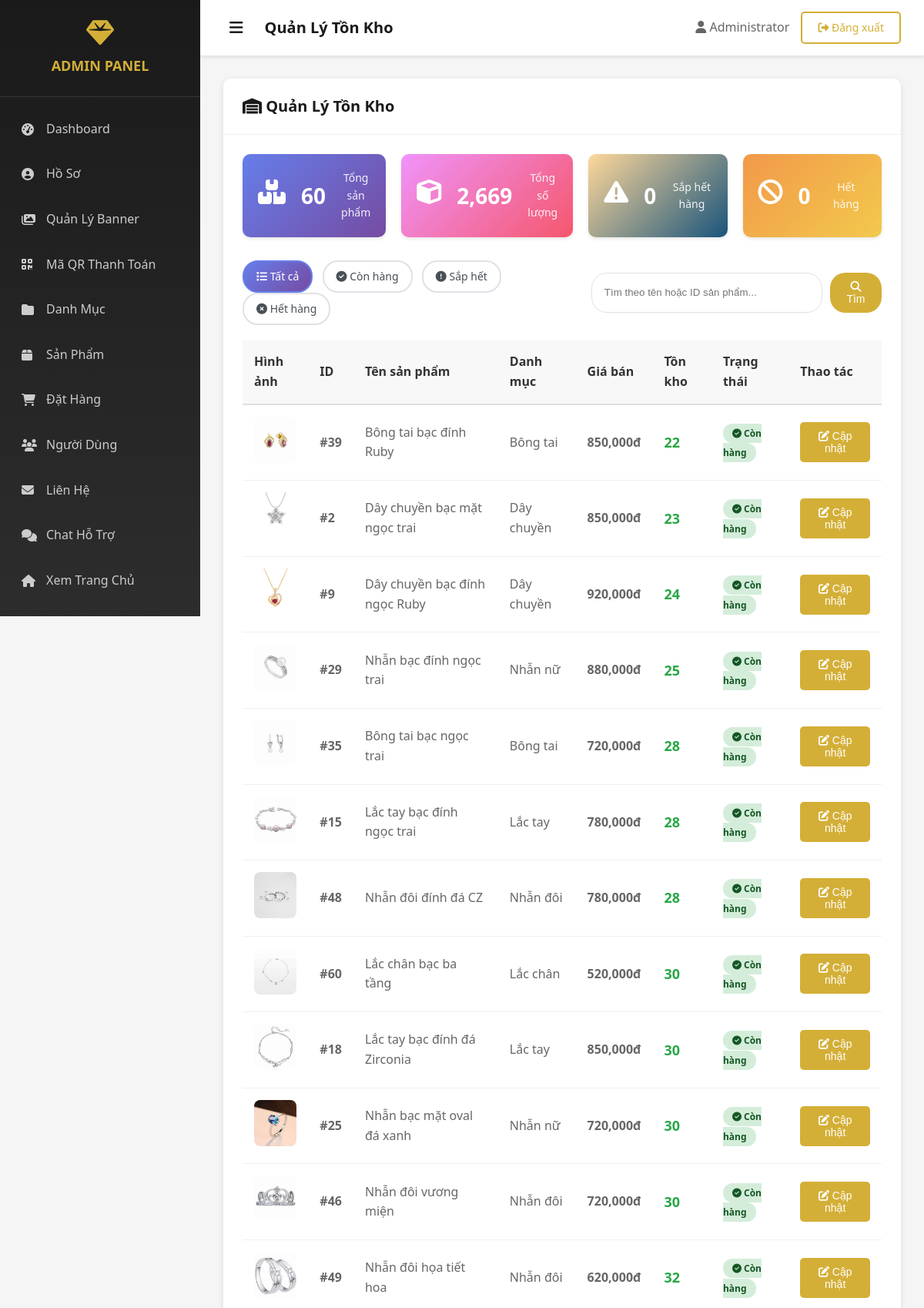
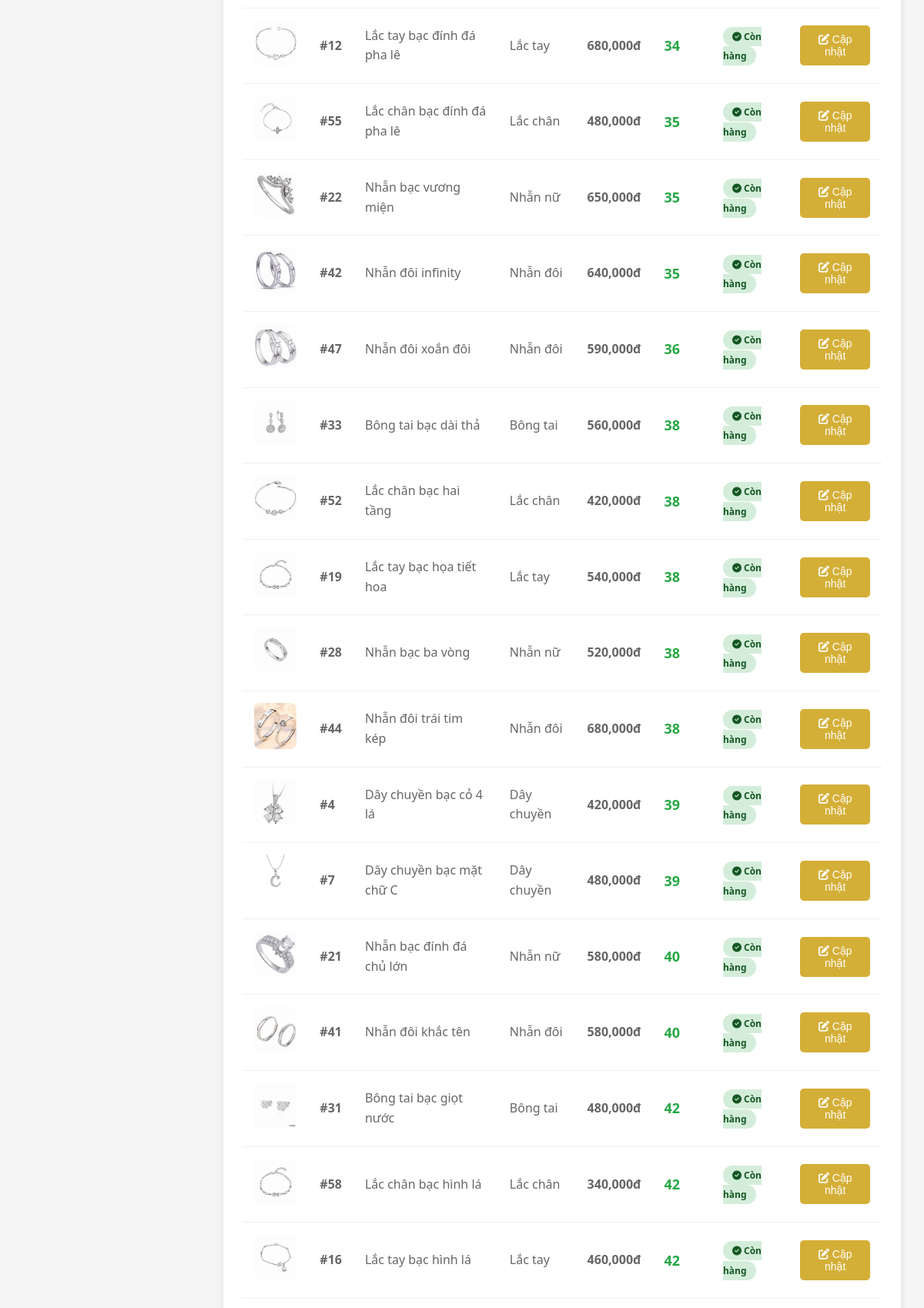
The page /admin/inventory.php (signed in, upper part) on the database its author committed (2 pictures, top to bottom).
### tables this page shows
CREATE TABLE `products` (
  `id` int(11) NOT NULL,
  `category_id` int(11) NOT NULL,
  `name` varchar(255) NOT NULL,
  `slug` varchar(255) NOT NULL,
  `description` text DEFAULT NULL,
  `price` decimal(10,2) NOT NULL,
  `sale_price` decimal(10,2) DEFAULT NULL,
  `image` varchar(255) DEFAULT NULL,
  `images` text DEFAULT NULL,
  `quantity` int(11) DEFAULT 0,
  `weight` decimal(8,2) DEFAULT NULL,
  `material` varchar(100) DEFAULT NULL,
  `is_new` tinyint(1) DEFAULT 0,
  `is_featured` tinyint(1) DEFAULT 0,
  `status` tinyint(1) DEFAULT 1,
  `views` int(11) DEFAULT 0,
  `created_at` timestamp NOT NULL DEFAULT current_timestamp(),
  `updated_at` timestamp NOT NULL DEFAULT current_timestamp() ON UPDATE current_timestamp()
);

CREATE TABLE `categories` (
  `id` int(11) NOT NULL,
  `name` varchar(100) NOT NULL,
  `slug` varchar(100) NOT NULL,
  `description` text DEFAULT NULL,
  `image` varchar(255) DEFAULT NULL,
  `status` tinyint(1) DEFAULT 1,
  `created_at` timestamp NOT NULL DEFAULT current_timestamp(),
  `updated_at` timestamp NOT NULL DEFAULT current_timestamp() ON UPDATE current_timestamp()
);

### admin/inventory.php (the view, shortened to what this page needs)
<?php
require_once 'check_admin.php';
$search = isset($_GET['search']) ? mysqli_real_escape_string($conn, $_GET['search']) : '';
$filter = isset($_GET['filter']) ? $_GET['filter'] : 'all';
$where = "WHERE 1=1";
$sql = "SELECT p.*, c.name as category_name
        FROM products p
        LEFT JOIN categories c ON p.category_id = c.id
        $where
        ORDER BY p.quantity ASC, p.name ASC";
$products = mysqli_query($conn, $sql);
$stats_sql = "SELECT
              COUNT(*) as total_products,
              SUM(quantity) as total_quantity,
              SUM(CASE WHEN quantity = 0 THEN 1 ELSE 0 END) as out_of_stock,
              SUM(CASE WHEN quantity < 10 THEN 1 ELSE 0 END) as low_stock
              FROM products";
$stats_result = mysqli_query($conn, $stats_sql);
$stats = mysqli_fetch_assoc($stats_result);
include 'includes/header.php';
?>
<div class="admin-card">
    <div class="admin-card-header">
        <h3><i class="fas fa-warehouse"></i> Quản Lý Tồn Kho</h3>
    </div>
    <div class="admin-card-body">
        <div style="display: grid; grid-template-columns: repeat(4, 1fr); gap: 20px; margin-bottom: 30px;">
            <div class="stat-card" style="background: linear-gradient(135deg, #667eea, #764ba2); color: white;">
                <i class="fas fa-boxes"></i>
                <h3><?php echo number_format($stats['total_products']); ?></h3>
                <p style="color: rgba(255,255,255,0.9);">Tổng sản phẩm</p>
            </div>
            <div class="stat-card" style="background: linear-gradient(135deg, #f093fb, #f5576c); color: white;">
                <i class="fas fa-cube"></i>
                <h3><?php echo number_format($stats['total_quantity']); ?></h3>
                <p style="color: rgba(255,255,255,0.9);">Tổng số lượng</p>
            </div>
            <div class="stat-card" style="background: linear-gradient(135deg, #ffd89b, #19547b); color: white;">
                <i class="fas fa-exclamation-triangle"></i>
                <h3><?php echo number_format($stats['low_stock']); ?></h3>
                <p style="color: rgba(255,255,255,0.9);">Sắp hết hàng</p>
            </div>
            <div class="stat-card" style="background: linear-gradient(135deg, #f2994a, #f2c94c); color: white;">
                <i class="fas fa-ban"></i>
                <h3><?php echo number_format($stats['out_of_stock']); ?></h3>
                <p style="color: rgba(255,255,255,0.9);">Hết hàng</p>
            </div>
        </div>
        <div style="display: flex; justify-content: space-between; align-items: center; margin-bottom: 20px;">
            <div>
                <a href="inventory.php?filter=all" class="filter-btn <?php echo $filter == 'all' ? 'active' : ''; ?>">
                    <i class="fas fa-list"></i> Tất cả
                </a>
                <a href="inventory.php?filter=high" class="filter-btn <?php echo $filter == 'high' ? 'active' : ''; ?>">
                    <i class="fas fa-check-circle"></i> Còn hàng
                </a>
                <a href="inventory.php?filter=low" class="filter-btn <?php echo $filter == 'low' ? 'active' : ''; ?>">
                    <i class="fas fa-exclamation-circle"></i> Sắp hết
                </a>
                <a href="inventory.php?filter=out" class="filter-btn <?php echo $filter == 'out' ? 'active' : ''; ?>">
                    <i class="fas fa-times-circle"></i> Hết hàng
                </a>
            </div>
            <form method="GET" style="display: flex; gap: 10px;">
                <input type="text" name="search" placeholder="Tìm theo tên hoặc ID sản phẩm..."
                       value="<?php echo htmlspecialchars($search); ?>"
                       style="padding: 8px 16px; border: 1px solid #dee2e6; border-radius: 20px; width: 300px;">
                <button type="submit" class="btn btn-primary" style="border-radius: 20px;">
                    <i class="fas fa-search"></i> Tìm
                </button>
            </form>
        </div>
        <div class="table-responsive">
            <table class="admin-table">
                <thead>
                    <tr>
                        <th>Hình ảnh</th>
                        <th>ID</th>
                        <th>Tên sản phẩm</th>
                        <th>Danh mục</th>
                        <th>Giá bán</th>
                        <th>Tồn kho</th>
                        <th>Trạng thái</th>
                        <th>Thao tác</th>
                    </tr>
                </thead>
                <tbody>
                    <?php if (mysqli_num_rows($products) > 0): ?>
                        <?php while($product = mysqli_fetch_assoc($products)): ?>
                        <tr>
                            <td>
                                <img src="../assets/images/products/<?php echo $product['image']; ?>"
                                     alt="<?php echo htmlspecialchars($product['name']); ?>"
                                     style="width: 60px; height: 60px; object-fit: cover; border-radius: 8px;">
                            </td>
                            <td><strong>#<?php echo $product['id']; ?></strong></td>
                            <td><?php echo htmlspecialchars($product['name']); ?></td>
                            <td><?php echo $product['category_name']; ?></td>
                            <td><strong><?php echo number_format($product['price']); ?>đ</strong></td>
                            <td>
                                <strong style="font-size: 18px; color: <?php
                                    echo $product['quantity'] == 0 ? '#dc3545' :
                                        ($product['quantity'] < 10 ? '#ffc107' : '#28a745');
                                ?>;">
                                    <?php echo $product['quantity']; ?>
                                </strong>
                            </td>
                            <td>
                                <?php if ($product['quantity'] == 0): ?>
                                    <span class="status-badge status-out">
                                        <i class="fas fa-times-circle"></i> Hết hàng
                                    </span>
                                <?php elseif ($product['quantity'] < 10): ?>
                                    <span class="status-badge status-low">
                                        <i class="fas fa-exclamation-triangle"></i> Sắp hết
                                    </span>
                                <?php else: ?>
                                    <span class="status-badge status-high">
                                        <i class="fas fa-check-circle"></i> Còn hàng
                                    </span>
                                <?php endif; ?>
                            </td>
                            <td>
                                <button onclick="openUpdateModal(<?php echo $product['id']; ?>, '<?php echo htmlspecialchars($product['name']); ?>', <?php echo $product['quantity']; ?>)"
                                        class="btn btn-primary btn-sm">
                                    <i class="fas fa-edit"></i> Cập nhật
                                </button>
                            </td>
                        </tr>
                        <?php endwhile; ?>
                    <?php endif; ?>
                </tbody>
            </table>
        </div>
    </div>
</div>
<?php include 'includes/footer.php'; ?>

### assets/css/style.css (style rules this page uses)
* { margin: 0; padding: 0; box-sizing: border-box; }
body { font-family: 'Segoe UI', Tahoma, Geneva, Verdana, sans-serif; line-height: 1.6; color: #333; background-color: #f8f8f8; }
a { text-decoration: none; color: inherit; transition: all 0.3s ease; }
img { max-width: 100%; height: auto; }
.btn { padding: 10px 20px; border: none; border-radius: 5px; cursor: pointer; font-size: 14px; font-weight: 500; transition: all 0.3s; text-align: center; display: inline-block; }
.btn-primary { background: #d4af37; color: #fff; flex: 1; }

### admin/assets/css/admin.css (style rules this page uses)
.admin-body { background: #f5f5f5; font-family: 'Segoe UI', Tahoma, Geneva, Verdana, sans-serif; }
.stat-card { background: #fff; padding: 25px; border-radius: 10px; box-shadow: 0 2px 8px rgba(0,0,0,0.1); display: flex; align-items: center; gap: 20px; transition: all 0.3s; }
.admin-card { background: #fff; border-radius: 10px; box-shadow: 0 2px 8px rgba(0,0,0,0.1); margin-bottom: 30px; }
.admin-card-header { padding: 20px 25px; border-bottom: 1px solid #f0f0f0; display: flex; justify-content: space-between; align-items: center; }
.admin-card-header h3 { color: #1a1a1a; font-size: 20px; margin: 0; }
.admin-card-body { padding: 25px; }
.admin-table { width: 100%; background: #fff; border-collapse: collapse; }
.admin-table thead { background: #f8f8f8; }
.admin-table th { padding: 15px; text-align: left; font-weight: 600; color: #333; border-bottom: 2px solid #e0e0e0; }
.admin-table td { padding: 15px; border-bottom: 1px solid #f0f0f0; color: #666; }
.admin-table img { width: 50px; height: 50px; object-fit: cover; border-radius: 5px; }

### admin/inventory.php (style rules this page uses)
.stat-card { background: white; border-radius: 10px; padding: 20px; box-shadow: 0 2px 4px rgba(0,0,0,0.1); text-align: center; }
.stat-card i { font-size: 32px; margin-bottom: 10px; }
.stat-card h3 { font-size: 28px; margin: 10px 0; font-weight: bold; }
.stat-card p { color: #6c757d; font-size: 14px; margin: 0; }
.status-badge { padding: 4px 12px; border-radius: 12px; font-size: 12px; font-weight: 600; }
.status-high { background: #d4edda; color: #155724; }
.filter-btn { padding: 8px 16px; border: 2px solid #dee2e6; background: white; border-radius: 20px; text-decoration: none; color: #495057; font-size: 14px; transition: all 0.3s; display: inline-block; margin-right: 8px; }
.filter-btn:hover, .filter-btn.active { background: linear-gradient(135deg, #667eea, #764ba2); color: white; border-color: #667eea; }

### rows shown on the page
products: image (picture), id "39", name "Bông tai bạc đính Ruby", category.name "Bông tai", price "850,000", quantity "22", shows "Còn hàng"
products: image (picture), id "2", name "Dây chuyền bạc mặt ngọc trai", category.name "Dây chuyền", price "850,000", quantity "23", shows "Còn hàng"
products: image (picture), id "9", name "Dây chuyền bạc đính ngọc Ruby", category.name "Dây chuyền", price "920,000", quantity "24", shows "Còn hàng"
products: image (picture), id "29", name "Nhẫn bạc đính ngọc trai", category.name "Nhẫn nữ", price "880,000", quantity "25", shows "Còn hàng"
products: image (picture), id "35", name "Bông tai bạc ngọc trai", category.name "Bông tai", price "720,000", quantity "28", shows "Còn hàng"
products: image (picture), id "15", name "Lắc tay bạc đính ngọc trai", category.name "Lắc tay", price "780,000", quantity "28", shows "Còn hàng"
products: image (picture), id "48", name "Nhẫn đôi đính đá CZ", category.name "Nhẫn đôi", price "780,000", quantity "28", shows "Còn hàng"
products: image (picture), id "60", name "Lắc chân bạc ba tầng", category.name "Lắc chân", price "520,000", quantity "30", shows "Còn hàng"
products: image (picture), id "18", name "Lắc tay bạc đính đá Zirconia", category.name "Lắc tay", price "850,000", quantity "30", shows "Còn hàng"
products: image (picture), id "25", name "Nhẫn bạc mặt oval đá xanh", category.name "Nhẫn nữ", price "720,000", quantity "30", shows "Còn hàng"
products: image (picture), id "46", name "Nhẫn đôi vương miện", category.name "Nhẫn đôi", price "720,000", quantity "30", shows "Còn hàng"
products: image (picture), id "49", name "Nhẫn đôi họa tiết hoa", category.name "Nhẫn đôi", price "620,000", quantity "32", shows "Còn hàng"
products: image (picture), id "12", name "Lắc tay bạc đính đá pha lê", category.name "Lắc tay", price "680,000", quantity "34", shows "Còn hàng"
products: image (picture), id "55", name "Lắc chân bạc đính đá pha lê", category.name "Lắc chân", price "480,000", quantity "35", shows "Còn hàng"
products: image (picture), id "22", name "Nhẫn bạc vương miện", category.name "Nhẫn nữ", price "650,000", quantity "35", shows "Còn hàng"
products: image (picture), id "42", name "Nhẫn đôi infinity", category.name "Nhẫn đôi", price "640,000", quantity "35", shows "Còn hàng"
products: image (picture), id "47", name "Nhẫn đôi xoắn đôi", category.name "Nhẫn đôi", price "590,000", quantity "36", shows "Còn hàng"
products: image (picture), id "33", name "Bông tai bạc dài thả", category.name "Bông tai", price "560,000", quantity "38", shows "Còn hàng"
products: image (picture), id "52", name "Lắc chân bạc hai tầng", category.name "Lắc chân", price "420,000", quantity "38", shows "Còn hàng"
products: image (picture), id "19", name "Lắc tay bạc họa tiết hoa", category.name "Lắc tay", price "540,000", quantity "38", shows "Còn hàng"
products: image (picture), id "28", name "Nhẫn bạc ba vòng", category.name "Nhẫn nữ", price "520,000", quantity "38", shows "Còn hàng"
products: image (picture), id "44", name "Nhẫn đôi trái tim kép", category.name "Nhẫn đôi", price "680,000", quantity "38", shows "Còn hàng"
products: image (picture), id "4", name "Dây chuyền bạc cỏ 4 lá", category.name "Dây chuyền", price "420,000", quantity "39", shows "Còn hàng"
products: image (picture), id "7", name "Dây chuyền bạc mặt chữ C", category.name "Dây chuyền", price "480,000", quantity "39", shows "Còn hàng"
products: image (picture), id "21", name "Nhẫn bạc đính đá chủ lớn", category.name "Nhẫn nữ", price "580,000", quantity "40", shows "Còn hàng"
products: image (picture), id "41", name "Nhẫn đôi khắc tên", category.name "Nhẫn đôi", price "580,000", quantity "40", shows "Còn hàng"
products: image (picture), id "31", name "Bông tai bạc giọt nước", category.name "Bông tai", price "480,000", quantity "42", shows "Còn hàng"
products: image (picture), id "58", name "Lắc chân bạc hình lá", category.name "Lắc chân", price "340,000", quantity "42", shows "Còn hàng"
products: image (picture), id "16", name "Lắc tay bạc hình lá", category.name "Lắc tay", price "460,000", quantity "42", shows "Còn hàng"

### other values the page prints
$page_title "Quản Lý Tồn Kho"
$_SESSION['user_name'] "Administrator"
$stats['total_products'] "60"
$stats['total_quantity'] "2,669"
$stats['low_stock'] "0"
$stats['out_of_stock'] "0"
